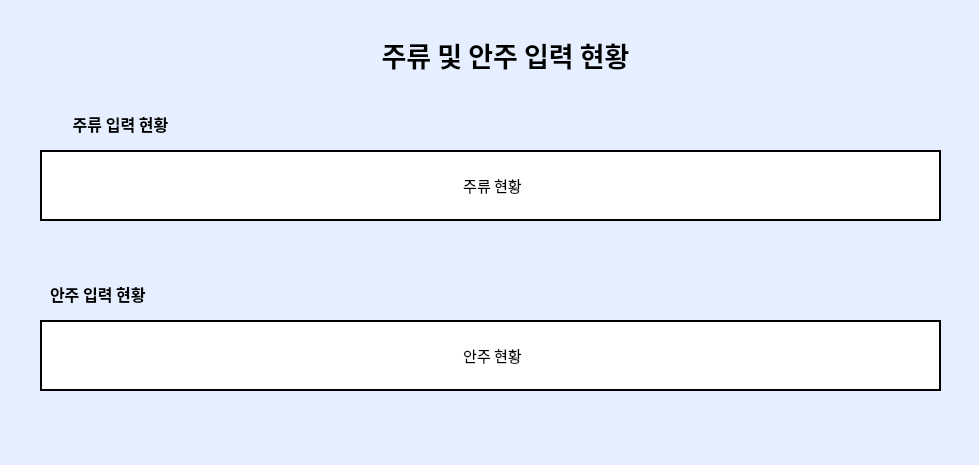
<?xml version="1.0" encoding="UTF-8"?>
<ui version="4.0">
 <class>Dialog</class>
 <widget class="QDialog" name="Dialog">
  <property name="geometry">
   <rect>
    <x>0</x>
    <y>0</y>
    <width>979</width>
    <height>465</height>
   </rect>
  </property>
  <property name="windowTitle">
   <string>Dialog</string>
  </property>
  <property name="styleSheet">
   <string notr="true">background-color: rgb(229, 239, 255)</string>
  </property>
  <widget class="QLabel" name="lbl_drink_dict">
   <property name="geometry">
    <rect>
     <x>40</x>
     <y>150</y>
     <width>901</width>
     <height>71</height>
    </rect>
   </property>
   <property name="font">
    <font>
     <family>맑은 고딕</family>
     <pointsize>11</pointsize>
    </font>
   </property>
   <property name="styleSheet">
    <string notr="true">background-color: rgb(255, 255, 255)</string>
   </property>
   <property name="frameShape">
    <enum>QFrame::WinPanel</enum>
   </property>
   <property name="text">
    <string>&lt;html&gt;&lt;head/&gt;&lt;body&gt;&lt;p align=&quot;center&quot;&gt;주류 현황&lt;/p&gt;&lt;/body&gt;&lt;/html&gt;</string>
   </property>
  </widget>
  <widget class="QLabel" name="lbl_food_dict">
   <property name="geometry">
    <rect>
     <x>40</x>
     <y>320</y>
     <width>901</width>
     <height>71</height>
    </rect>
   </property>
   <property name="font">
    <font>
     <family>맑은 고딕</family>
     <pointsize>11</pointsize>
    </font>
   </property>
   <property name="styleSheet">
    <string notr="true">background-color: rgb(255, 255, 255)</string>
   </property>
   <property name="frameShape">
    <enum>QFrame::WinPanel</enum>
   </property>
   <property name="text">
    <string>&lt;html&gt;&lt;head/&gt;&lt;body&gt;&lt;p align=&quot;center&quot;&gt;안주 현황&lt;/p&gt;&lt;/body&gt;&lt;/html&gt;</string>
   </property>
  </widget>
  <widget class="QLabel" name="label_3">
   <property name="geometry">
    <rect>
     <x>230</x>
     <y>30</y>
     <width>551</width>
     <height>51</height>
    </rect>
   </property>
   <property name="font">
    <font>
     <family>맑은 고딕</family>
     <pointsize>20</pointsize>
     <weight>75</weight>
     <bold>true</bold>
     <underline>false</underline>
    </font>
   </property>
   <property name="layoutDirection">
    <enum>Qt::LeftToRight</enum>
   </property>
   <property name="styleSheet">
    <string notr="true"/>
   </property>
   <property name="text">
    <string>&lt;html&gt;&lt;head/&gt;&lt;body&gt;&lt;p align=&quot;center&quot;&gt;주류 및 안주 입력 현황&lt;/p&gt;&lt;/body&gt;&lt;/html&gt;</string>
   </property>
  </widget>
  <widget class="QLabel" name="label">
   <property name="geometry">
    <rect>
     <x>50</x>
     <y>110</y>
     <width>141</width>
     <height>28</height>
    </rect>
   </property>
   <property name="font">
    <font>
     <family>맑은 고딕</family>
     <pointsize>12</pointsize>
     <weight>75</weight>
     <bold>true</bold>
    </font>
   </property>
   <property name="text">
    <string>&lt;html&gt;&lt;head/&gt;&lt;body&gt;&lt;p align=&quot;center&quot;&gt;주류 입력 현황&lt;/p&gt;&lt;/body&gt;&lt;/html&gt;</string>
   </property>
  </widget>
  <widget class="QLabel" name="label_2">
   <property name="geometry">
    <rect>
     <x>50</x>
     <y>280</y>
     <width>141</width>
     <height>28</height>
    </rect>
   </property>
   <property name="font">
    <font>
     <family>맑은 고딕</family>
     <pointsize>12</pointsize>
     <weight>75</weight>
     <bold>true</bold>
    </font>
   </property>
   <property name="text">
    <string>&lt;html&gt;&lt;head/&gt;&lt;body&gt;&lt;p&gt;안주 입력 현황&lt;/p&gt;&lt;/body&gt;&lt;/html&gt;</string>
   </property>
  </widget>
 </widget>
 <resources/>
 <connections/>
</ui>
